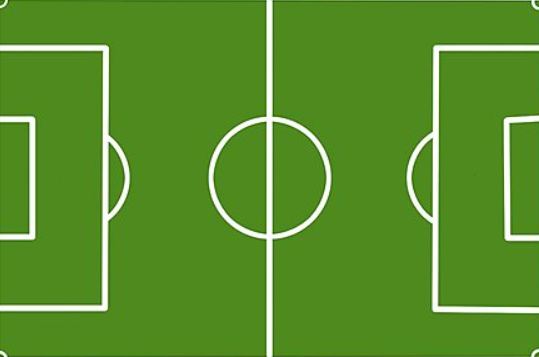
#> input picture CSE485-486-CapstoneProject-main/soccer_field.png, 539 x 357 px, given in place of the camera
$ python testgrid.py
#> lines starting #> are read from the running program, lines starting #| are printed output that depends on the picture
import cv2
import numpy as np

def draw_grid(frame):
    height, width, _ = frame.shape

    third_width = width // 3
    third_height = height // 3

    cv2.line(frame, (third_width, 0), (third_width, height), (0, 0, 255), 2)
    cv2.line(frame, (2 * third_width, 0), (2 * third_width, height), (0, 0, 255), 2)

    cv2.line(frame, (0, third_height), (width, third_height), (0, 0, 255), 2)
    cv2.line(frame, (0, 2 * third_height), (width, 2 * third_height), (0, 0, 255), 2)

    return frame, third_width, third_height

def get_grid_positions(x, y, w, h, third_width, third_height):
    grid_positions = set()

    corners = [
        (x, y),
        (x + w, y),
        (x, y + h),
        (x + w, y + h)
    ]

    for corner_x, corner_y in corners:
        if corner_x < third_width:
            col = 0
        elif corner_x < 2 * third_width:
            col = 1
        else:
            col = 2

        if corner_y < third_height:
            row = 0
        elif corner_y < 2 * third_height:
            row = 1
        else:
            row = 2

        grid_number = row * 3 + col + 1
        grid_positions.add(grid_number)

    return grid_positions

def detect_orange_circle(frame):
    hsv = cv2.cvtColor(frame, cv2.COLOR_BGR2HSV)

    # This is where I'm defining the orange color range. You can modify this to whatever color ranges you like.
    lower_orange = np.array([5, 150, 150])
    upper_orange = np.array([15, 255, 255])

    mask = cv2.inRange(hsv, lower_orange, upper_orange)

    kernel = np.ones((5,5), np.uint8)
    mask = cv2.erode(mask, kernel, iterations=1)
    mask = cv2.dilate(mask, kernel, iterations=2)

    contours, _ = cv2.findContours(mask, cv2.RETR_EXTERNAL, cv2.CHAIN_APPROX_SIMPLE)

    if contours:
        max_contour = max(contours, key=cv2.contourArea)
        if cv2.contourArea(max_contour) > 500:
            x, y, w, h = cv2.boundingRect(max_contour)
            center = (x + w//2, y + h//2)
            return center, (x, y, w, h)

    return None, None

cap = cv2.VideoCapture(0)

while cap.isOpened():
    ret, frame = cap.read()
#> frame is the input picture: shape (357, 539, 3); mean B, G, R 43.6, 144.4, 89.1
    if not ret:
        print("Error reading")
        break

    frame = cv2.flip(frame, 1)
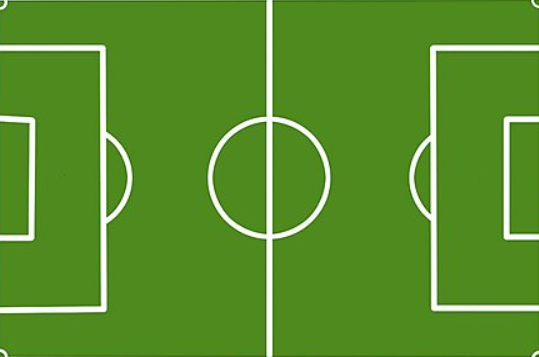
#> frame: shape (357, 539, 3); mean B, G, R 43.6, 144.4, 89.1

    frame, third_width, third_height = draw_grid(frame)
#> in draw_grid, `cv2.line(frame, (0, 2 * third_height), (width, 2 * third_height), (0, ..`:
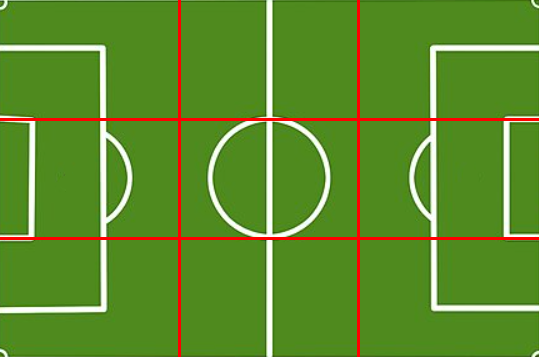
#> frame: shape (357, 539, 3); mean B, G, R 42, 140.2, 93.5
#> third_width = 179; third_height = 119

    center, bbox = detect_orange_circle(frame)
#> in detect_orange_circle, `hsv = cv2.cvtColor(frame, cv2.COLOR_BGR2HSV)`: hsv: shape (357, 539, 3); mean H, S, V 45.2, 188.9, 147.3
#> in detect_orange_circle, `mask = cv2.inRange(hsv, lower_orange, upper_orange)`: mask: shape (357, 539); every value is 0
#> in detect_orange_circle, `contours, _ = cv2.findContours(mask, cv2.RETR_EXTERNAL, cv2.CHAIN_APPR..`: contours = []

    if center is not None and bbox is not None:
        x, y, w, h = bbox
        cv2.rectangle(frame, (x, y), (x + w, y + h), (0, 255, 0), 2)
        cv2.circle(frame, center, 5, (0, 0, 255), -1)

        grid_positions = get_grid_positions(x, y, w, h, third_width, third_height)
        grid_text = f"Grids: {sorted(grid_positions)}"
        cv2.putText(frame, grid_text, (10, 30),
                    cv2.FONT_HERSHEY_SIMPLEX, 1, (0, 255, 0), 2)

    cv2.imshow('Grid detection', frame)

    if cv2.waitKey(1) & 0xFF == ord('q'):
#> (key q is pressed here)
        break

cap.release()
cv2.destroyAllWindows()
